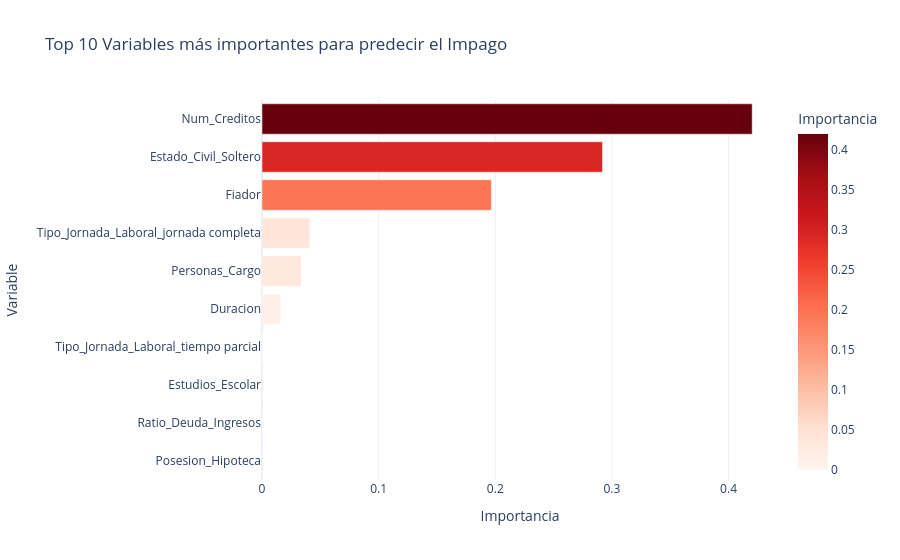
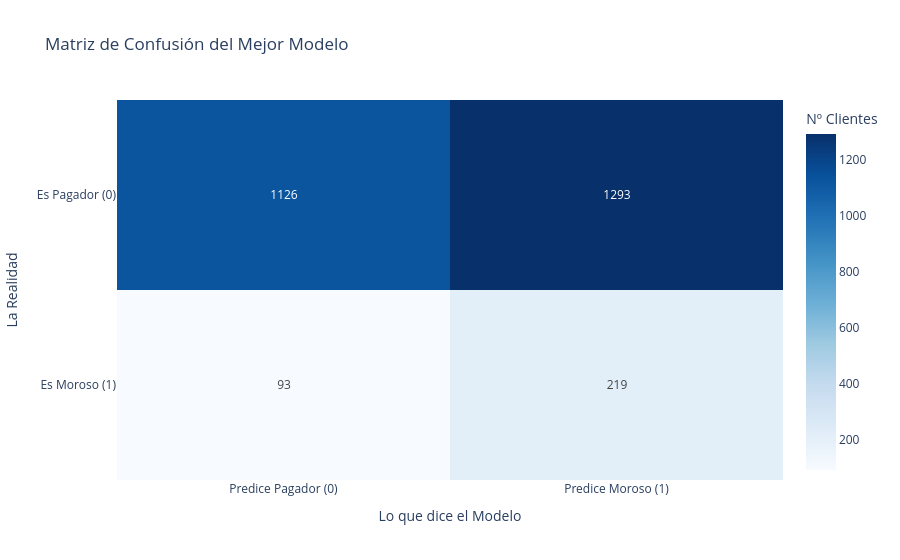
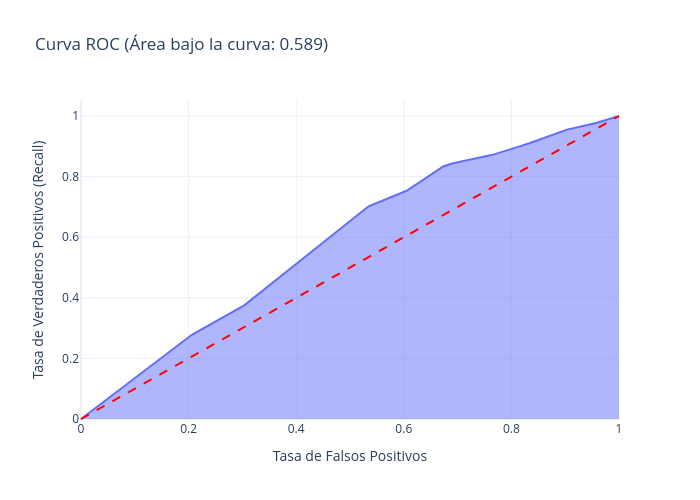

These figures' notebook cell, in order:
### Code cell
print("\n--- ENTRENANDO EL MODELO GANADOR DEFINITIVO ---")

# 1. Aislamos y entrenamos el mejor modelo (DecisionTree | SMOTE=True | PCA=False)
pasos_ganador = [
    ("scaler", StandardScaler()),
    ("smote", SMOTE(random_state=42)),
    ("model", DecisionTreeClassifier(max_depth=5, class_weight="balanced", random_state=42))
]
modelo_ganador = ImbPipeline(pasos_ganador)

# Entrenamos
modelo_ganador.fit(X_train, y_train)

# Calculamos el umbral dinámico honesto (usando Train)
y_proba_train_ganador = modelo_ganador.predict_proba(X_train)[:, 1]
precisions, recalls, thresholds = precision_recall_curve(y_train, y_proba_train_ganador)
f1_scores = 2 * (precisions * recalls) / (precisions + recalls + 1e-10)
best_threshold_ganador = thresholds[np.argmax(f1_scores)]

# Predecimos en Test
y_proba_test_ganador = modelo_ganador.predict_proba(X_test)[:, 1]
y_pred_test_ganador = (y_proba_test_ganador >= best_threshold_ganador).astype(int)

print("Modelo ganador listo. Generando gráficos...")

# GRÁFICO 1: IMPORTANCIA DE LAS VARIABLES (FEATURE IMPORTANCE)
importancias = modelo_ganador.named_steps['model'].feature_importances_
nombres_variables = X_train.columns

df_importancias = pd.DataFrame({
    'Variable': nombres_variables,
    'Importancia': importancias
}).sort_values(by='Importancia', ascending=True).tail(10) # Cogemos el Top 10

fig1 = px.bar(
    df_importancias, 
    x='Importancia', 
    y='Variable', 
    orientation='h',
    title='Top 10 Variables más importantes para predecir el Impago',
    color='Importancia',
    color_continuous_scale='Reds'
)
fig1.update_layout(template="plotly_white", showlegend=False)
fig1.show()

# GRÁFICO 2: MATRIZ DE CONFUSIÓN INTERACTIVA

cm = confusion_matrix(y_test, y_pred_test_ganador)

fig2 = px.imshow(
    cm, 
    text_auto=True, 
    aspect="auto",
    labels=dict(x="Lo que dice el Modelo", y="La Realidad", color="Nº Clientes"),
    x=['Predice Pagador (0)', 'Predice Moroso (1)'],
    y=['Es Pagador (0)', 'Es Moroso (1)'],
    color_continuous_scale='Blues',
    title='Matriz de Confusión del Mejor Modelo'
)
fig2.update_xaxes(side="bottom")
fig2.update_layout(template="plotly_white")
fig2.show()

# GRÁFICO 3: CURVA ROC
fpr, tpr, _ = roc_curve(y_test, y_proba_test_ganador)
roc_auc = auc(fpr, tpr)

fig3 = px.area(
    x=fpr, y=tpr,
    title=f'Curva ROC (Área bajo la curva: {roc_auc:.3f})',
    labels=dict(x='Tasa de Falsos Positivos', y='Tasa de Verdaderos Positivos (Recall)'),
    width=700, height=500
)
fig3.add_shape(
    type='line', line=dict(dash='dash', color='red'),
    x0=0, x1=1, y0=0, y1=1
)
fig3.update_layout(template="plotly_white")
fig3.show()

### Figure 1 — Plotly figure (JSON) as saved in the notebook; plotly's stock layout.template omitted (floating-point values rounded to 4 significant figures)
{"data": [{"hovertemplate": "Importancia=%{marker.color}<br>Variable=%{y}<extra></extra>", "legendgroup": "", "marker": {"color": [0.0, 0.0, 0.0, 0.0006021, 0.01599, 0.03358, 0.04098, 0.1966, 0.2919, 0.4203], "coloraxis": "coloraxis", "pattern": {"shape": ""}}, "name": "", "orientation": "h", "showlegend": false, "textposition": "auto", "type": "bar", "x": [0.0, 0.0, 0.0, 0.0006021, 0.01599, 0.03358, 0.04098, 0.1966, 0.2919, 0.4203], "xaxis": "x", "y": ["Posesion_Hipoteca", "Ratio_Deuda_Ingresos", "Estudios_Escolar", "Tipo_Jornada_Laboral_tiempo parcial", "Duracion", "Personas_Cargo", "Tipo_Jornada_Laboral_jornada completa", "Fiador", "Estado_Civil_Soltero", "Num_Creditos"], "yaxis": "y"}], "layout": {"barmode": "relative", "coloraxis": {"colorbar": {"title": {"text": "Importancia"}}, "colorscale": [[0, "rgb(255,245,240)"], [0.125, "rgb(254,224,210)"], [0.25, "rgb(252,187,161)"], [0.375, "rgb(252,146,114)"], [0.5, "rgb(251,106,74)"], [0.625, "rgb(239,59,44)"], [0.75, "rgb(203,24,29)"], [0.875, "rgb(165,15,21)"], [1, "rgb(103,0,13)"]]}, "legend": {"tracegroupgap": 0}, "showlegend": false, "title": {"text": "Top 10 Variables más importantes para predecir el Impago"}, "xaxis": {"anchor": "y", "domain": [0, 1], "title": {"text": "Importancia"}}, "yaxis": {"anchor": "x", "domain": [0, 1], "title": {"text": "Variable"}}}}

### Figure 2 — Plotly figure (JSON) as saved in the notebook; plotly's stock layout.template omitted (floating-point values rounded to 4 significant figures)
{"data": [{"coloraxis": "coloraxis", "hovertemplate": "Lo que dice el Modelo: %{x}<br>La Realidad: %{y}<br>Nº Clientes: %{z}<extra></extra>", "name": "0", "texttemplate": "%{z}", "type": "heatmap", "x": ["Predice Pagador (0)", "Predice Moroso (1)"], "xaxis": "x", "y": ["Es Pagador (0)", "Es Moroso (1)"], "yaxis": "y", "z": [[1126, 1293], [93, 219]]}], "layout": {"coloraxis": {"colorbar": {"title": {"text": "Nº Clientes"}}, "colorscale": [[0, "rgb(247,251,255)"], [0.125, "rgb(222,235,247)"], [0.25, "rgb(198,219,239)"], [0.375, "rgb(158,202,225)"], [0.5, "rgb(107,174,214)"], [0.625, "rgb(66,146,198)"], [0.75, "rgb(33,113,181)"], [0.875, "rgb(8,81,156)"], [1, "rgb(8,48,107)"]]}, "title": {"text": "Matriz de Confusión del Mejor Modelo"}, "xaxis": {"anchor": "y", "domain": [0, 1], "side": "bottom", "title": {"text": "Lo que dice el Modelo"}}, "yaxis": {"anchor": "x", "autorange": "reversed", "domain": [0, 1], "title": {"text": "La Realidad"}}}}

### Figure 3 — Plotly figure (JSON) as saved in the notebook; plotly's stock layout.template omitted (floating-point values rounded to 4 significant figures)
{"data": [{"fillpattern": {"shape": ""}, "hovertemplate": "Tasa de Falsos Positivos=%{x}<br>Tasa de Verdaderos Positivos (Recall)=%{y}<extra></extra>", "legendgroup": "", "line": {"color": "#636efa"}, "marker": {"symbol": "circle"}, "mode": "lines", "name": "", "orientation": "v", "showlegend": false, "stackgroup": "1", "type": "scatter", "x": [0.0, 0.2067, 0.3034, 0.389, 0.5345, 0.6052, 0.6734, 0.69, 0.7648, 0.8107, 0.8334, 0.9033, 0.9107, 0.9595, 1.0], "xaxis": "x", "y": [0.0, 0.2788, 0.375, 0.4968, 0.7019, 0.7532, 0.8333, 0.8429, 0.8718, 0.8974, 0.9103, 0.9551, 0.9583, 0.9776, 1.0], "yaxis": "y"}], "layout": {"height": 500, "legend": {"tracegroupgap": 0}, "shapes": [{"line": {"color": "red", "dash": "dash"}, "type": "line", "x0": 0, "x1": 1, "y0": 0, "y1": 1}], "title": {"text": "Curva ROC (Área bajo la curva: 0.589)"}, "width": 700, "xaxis": {"anchor": "y", "domain": [0, 1], "title": {"text": "Tasa de Falsos Positivos"}}, "yaxis": {"anchor": "x", "domain": [0, 1], "title": {"text": "Tasa de Verdaderos Positivos (Recall)"}}}}
